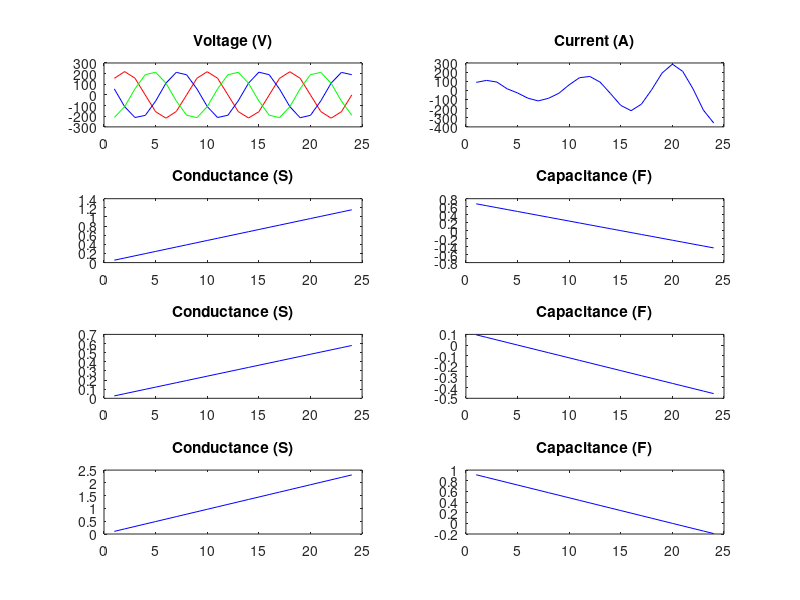

Write MATLAB code to recreate this figure. (Note: this script raises an error after producing the figure.)
function ret = test_3p()
  function ret = addNoise(sig, rate)
    len = length(sig);
    ret = sig;
    rms = 0;
    for i=1:1:len
      rms += sig(i)*sig(i)/len;
    endfor
    rms = sqrt(rms);
    for i=1:1:len
      ret(i) += (2*rand() - 1)*rms*rate;
    endfor
  endfunction
  
  function [g, c, dcdn] = refreshValues(a, b, x)
    g = polyFunc(a, x);
    c = polyFunc(b, x);
    dcdn = diff_polyFunc(b, x);
  endfunction
  
  function ret = polyFunc(a, x)
    ret = 0;
    for m=1:1:length(x)
      for p=1:1:length(a)
        ret += a(p).*x.^(p-1);
      endfor
    endfor
  endfunction

  function ret = diff_polyFunc(a, x)
    ret = 0;
    for m=1:1:length(x)
      for p=1:1:length(a)
        ret += (p-1)*a(p).*x.^(p-2);
      endfor
    endfor
  endfunction
  
  function ret = Current(v, dvdn, g, c, dcdn)
    ret = ( g + dcdn ) .* v + c .* dvdn;
  endfunction
  
  Cycl = 3;
  Len = 24;
  freq1 = 11;
  freq2 = 13;
  SamplingRate = Len/Cycl; # Samples per 1 cycle.
  Vp = 220;
  w = 2*pi*Cycl/Len;

  printf("SampleLength: %d\r\n", Len);
  printf("SamplingRate: %d\r\n\r\n", SamplingRate);

  n_t = 1:1:Len;
  a1_t = [ 0.0002 0.002 ];
  b1_t = [ 0.03 -0.002 ];
  a2_t = [ 0.0001 0.001 ];
  b2_t = [ 0.005 -0.001 ];
  a3_t = [ 0.0003 0.004 ];
  b3_t = [ 0.04 -0.002 ];

  V1_t = Vp*sin(w*n_t) + Vp*0.01*sin(freq1*w*n_t);
  V2_t = Vp*sin(w*n_t + 2*pi/3) + Vp*0.003*sin(freq2*w*n_t);
  V3_t = Vp*sin(w*n_t - 2*pi/3);
  V1_t = addNoise(V1_t, 0.01);
  V2_t = addNoise(V2_t, 0.01);
  V3_t = addNoise(V3_t, 0.01);

  dV1dn_t = w*Vp*cos(w*n_t) + freq1*w*Vp*0.01*cos(freq1*w*n_t);
  dV2dn_t = w*Vp*cos(w*n_t + 2*pi/3) + freq2*w*Vp*0.003*cos(freq2*w*n_t);
  dV3dn_t = w*Vp*cos(w*n_t - 2*pi/3);
  dV1dn_t = addNoise(dV1dn_t, 0.01);
  dV2dn_t = addNoise(dV2dn_t, 0.01);
  dV3dn_t = addNoise(dV3dn_t, 0.01);

  [G1_t, C1_t, dC1dn_t] = refreshValues(a1_t, b1_t, n_t);
  [G2_t, C2_t, dC2dn_t] = refreshValues(a2_t, b2_t, n_t);
  [G3_t, C3_t, dC3dn_t] = refreshValues(a3_t, b3_t, n_t);
  I_t = Current(V1_t(n_t), dV1dn_t(n_t), G1_t(n_t), C1_t(n_t), dC1dn_t(n_t)) +...
       Current(V2_t(n_t), dV2dn_t(n_t), G2_t(n_t), C2_t(n_t), dC2dn_t(n_t)) +...
       Current(V3_t(n_t), dV3dn_t(n_t), G3_t(n_t), C3_t(n_t), dC3dn_t(n_t));
  I_t = addNoise(I_t, 0.01);

  inputGraph = figure(1);
  subplot(4,2,1);
  plot(n_t, V1_t, 'r', n_t, V2_t, 'b',n_t, V3_t, 'g');
  title('Voltage (V)');
  subplot(4,2,2);
  plot(n_t, I_t, 'b');
  title('Current (A)');
  subplot(4,2,3);
  plot(n_t, G1_t, 'b');
  title('Conductance (S)');
  subplot(4,2,5);
  plot(n_t, G2_t, 'b');
  title('Conductance (S)');
  subplot(4,2,7);
  plot(n_t, G3_t, 'b');
  title('Conductance (S)');
  subplot(4,2,4);
  plot(n_t, C1_t, 'b');
  title('Capacitance (F)');
  subplot(4,2,6);
  plot(n_t, C2_t, 'b');
  title('Capacitance (F)');
  subplot(4,2,8);
  plot(n_t, C3_t, 'b');
  title('Capacitance (F)');

  ret = rcmeter_3pfunc(n_t, V1_t, V2_t, V3_t, dV1dn_t, dV2dn_t, dV3dn_t, I_t);

  G1_r = ret.G1;
  G2_r = ret.G2;
  G3_r = ret.G3;
  C1_r = ret.C1;
  C2_r = ret.C2;
  C3_r = ret.C3;
  a1_r = ret.a1;
  a2_r = ret.a2;
  a3_r = ret.a3;
  b1_r = ret.b1;
  b2_r = ret.b2;
  b3_r = ret.b3;
  I_r = ret.I;
  
  inputGraph = figure(2);
  subplot(4,2,1);
  plot(n_t, V1_t, 'r', n_t, V2_t, 'b',n_t, V3_t, 'g');
  title('Voltage (V)');
  subplot(4,2,2);
  plot(n_t, I_t, 'bo', n_t, I_r, 'rx');
  title('Current (A)');
  subplot(4,2,3);
  plot(n_t, G1_t, 'bo', n_t, G1_r, 'rx');
  title('Conductance (S)');
  subplot(4,2,5);
  plot(n_t, G2_t, 'bo', n_t, G2_r, 'rx');
  title('Conductance (S)');
  subplot(4,2,7);
  plot(n_t, G3_t, 'bo', n_t, G3_r, 'rx');
  title('Conductance (S)');
  subplot(4,2,4);
  plot(n_t, C1_t, 'bo', n_t, C1_r, 'rx');
  title('Capacitance (F)');
  subplot(4,2,6);
  plot(n_t, C2_t, 'bo', n_t, C2_r, 'rx');
  title('Capacitance (F)');
  subplot(4,2,8);
  plot(n_t, C3_t, 'bo', n_t, C3_r, 'rx');
  title('Capacitance (F)');

  printf("\r\nTrue Values\r\n");
  printf("G1 = %s\r\n",polyout(flip(a1_t), 'n'));
  printf("C1 = %s\r\n",polyout(flip(b1_t), 'n'));
  printf("G2 = %s\r\n",polyout(flip(a2_t), 'n'));
  printf("C2 = %s\r\n",polyout(flip(b2_t), 'n'));
  printf("G3 = %s\r\n",polyout(flip(a3_t), 'n'));
  printf("C3 = %s\r\n",polyout(flip(b3_t), 'n'));

  printf("\r\nEstimated Values\r\n");
  printf("G1 = %s\r\n",polyout(flip(a1_r), 'n'));
  printf("C1 = %s\r\n",polyout(flip(b1_r), 'n'));
  printf("G2 = %s\r\n",polyout(flip(a2_r), 'n'));
  printf("C2 = %s\r\n",polyout(flip(b2_r), 'n'));
  printf("G3 = %s\r\n",polyout(flip(a3_r), 'n'));
  printf("C3 = %s\r\n",polyout(flip(b3_r), 'n'));
endfunction
